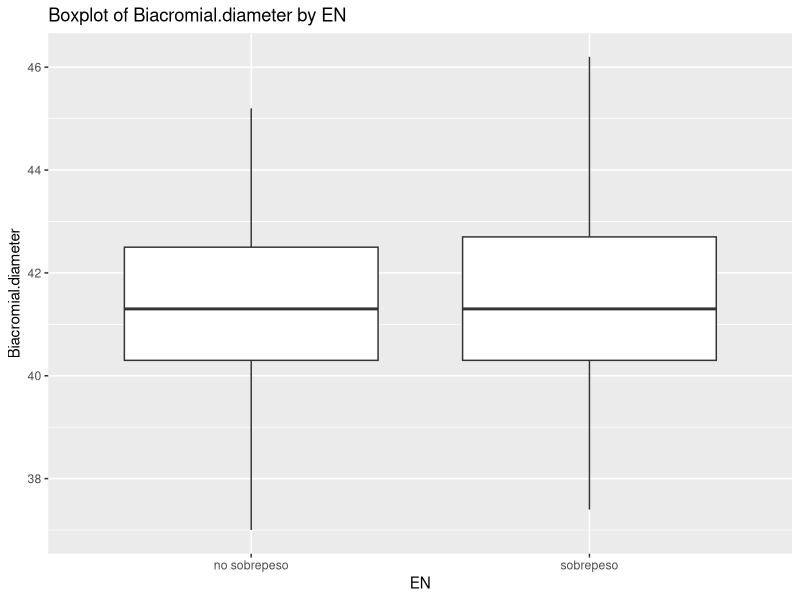
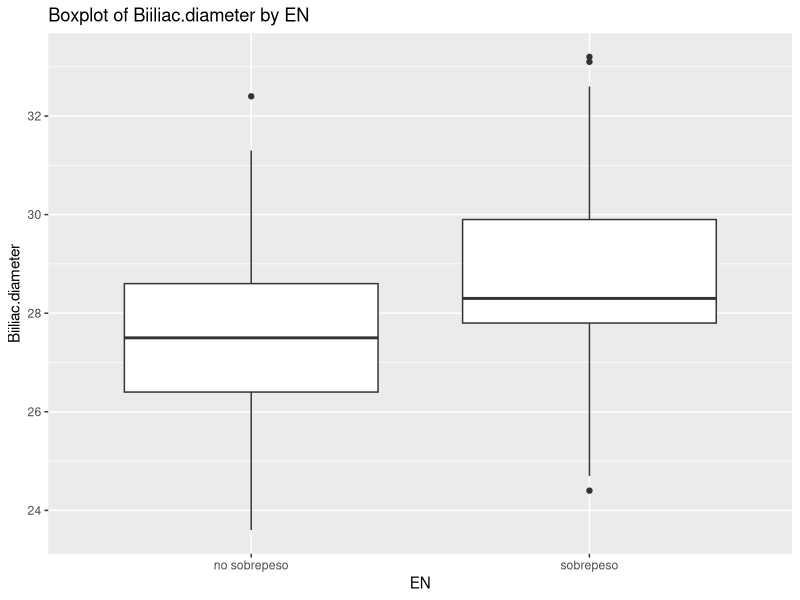
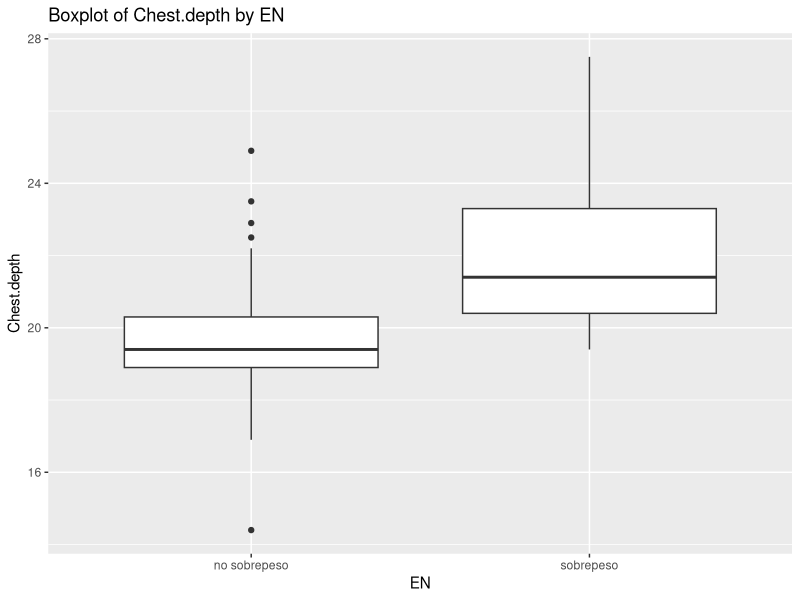
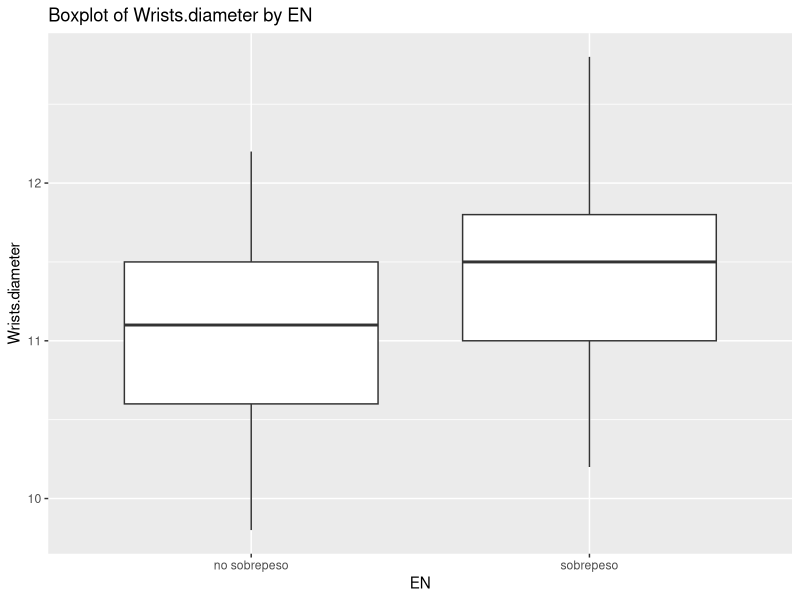
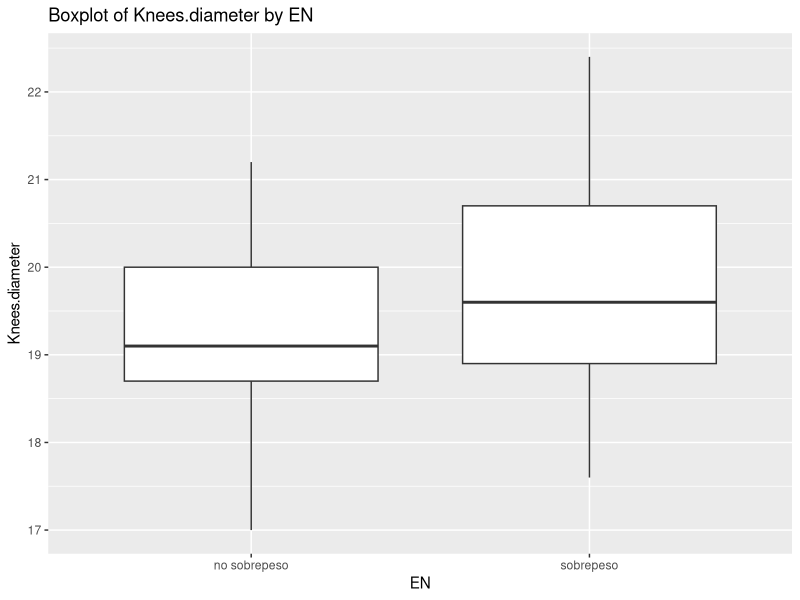
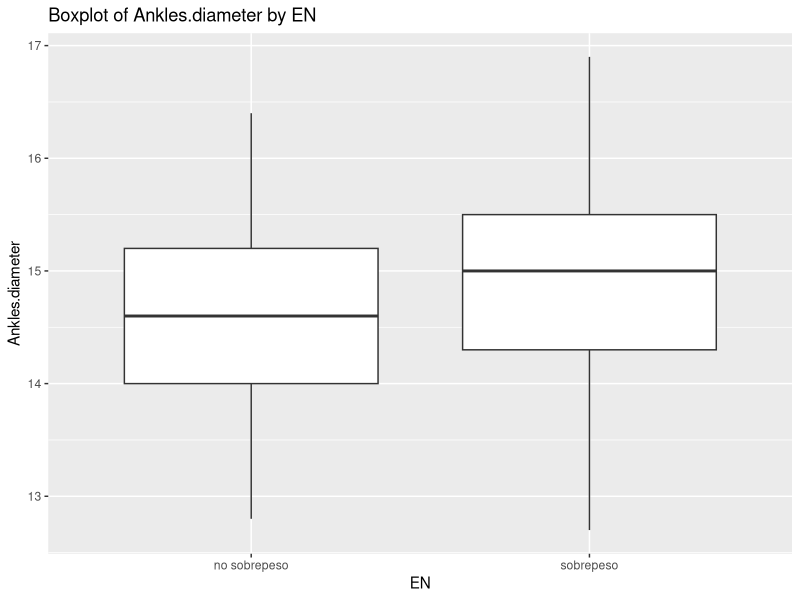
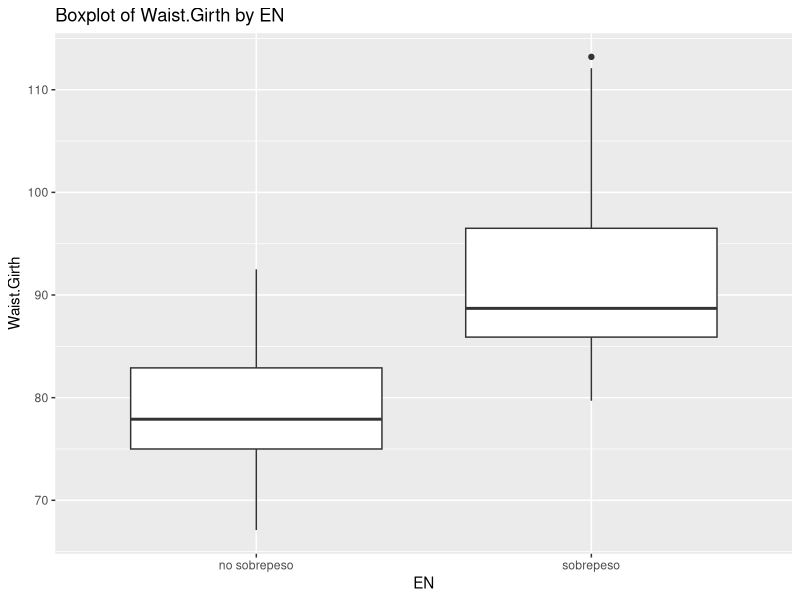
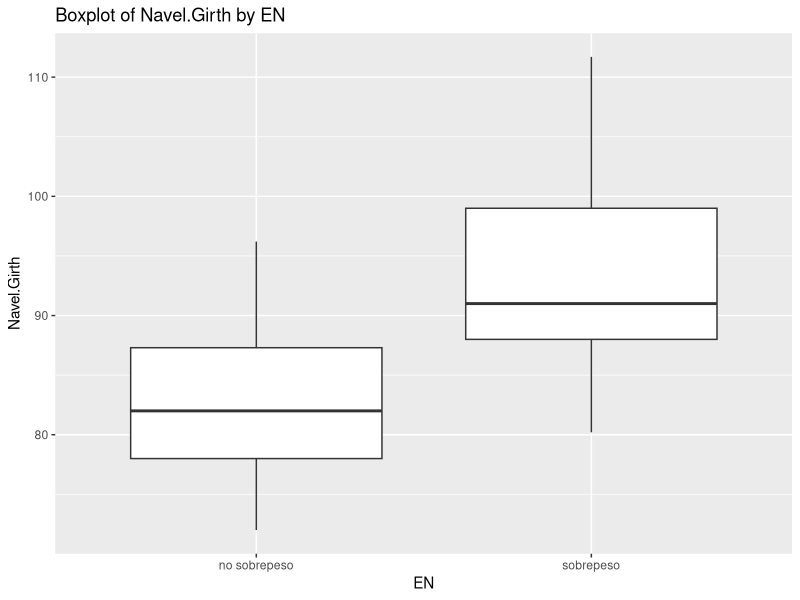

Reproduce these figures in R, in order.
## ---- chunk 1
knitr::opts_chunk$set(echo = TRUE)
## ---- chunk 2
library(dplyr)
library(ggplot2)
library(car)
library(pROC)
## ---- chunk 3
# Preparación de datos
datos <- read.csv2("EP09 Datos.csv")

# Se crea la variable IMC
datos$IMC <- NULL
datos[["IMC"]] <- (datos$Weight / (datos$Height/100)^2)
## ---- chunk 4
# Se crea la variable EN
datos$EN <- NULL
datos[["EN"]] <- factor(ifelse(datos$IMC >= 25, "sobrepeso", "no sobrepeso"))

## ---- chunk 5
# Se define la semilla a utilizar
set.seed(2043)
## ---- chunk 6
# Filtro para muestras
hombres <- filter(datos, Gender == 1)
con <- filter(hombres, EN == "sobrepeso")
sin <- filter(hombres, EN == "no sobrepeso")

# Obtención de muestras
muestraA <- con[sample(nrow(con), 45), ]
muestraB <- sin[sample(nrow(sin), 45), ]
muestra <- rbind(muestraA, muestraB)
## ---- chunk 7
# Se divide la muestra en los conjuntos solicitados
conM <- filter(muestra, EN == "sobrepeso")
sinM <- filter(muestra, EN == "no sobrepeso")

entrenamientoA <- conM[sample(nrow(conM), 30), ]
pruebaA <- conM[!rownames(conM) %in% rownames(entrenamientoA), ]
entrenamientoB <- sinM[sample(nrow(sinM), 30), ]
pruebaB <- sinM[!rownames(sinM) %in% rownames(entrenamientoB), ]

entrenamiento <- rbind(conM[sample(nrow(conM), 30), ], sinM[sample(nrow(sinM), 30), ])
entrenamiento <- entrenamiento[sample(nrow(entrenamiento)), ]

prueba <- rbind(pruebaA, pruebaB)
prueba <- prueba[sample(nrow(prueba)), ]
## ---- chunk 8
# Variables predictoras
predictores <- c(19, 22, 5, 6, 10, 11, 3, 21)
## ---- chunk 9
variables_seleccionadas <- colnames(muestra[-predictores])[1:17]

# Crear un gráfico de cajas para cada variable que no pertenece a los predictores a utilizar
for (var in variables_seleccionadas) {
  p <- ggplot(muestra, aes_string(x = "EN", y = var)) +
    geom_boxplot() +
    labs(title = paste("Boxplot of", var, "by EN"))
  print(p)
}
## ---- chunk 10
# Se generan la muestra a utilizar
entrenamiento2 <- entrenamiento[predictores]
entrenamiento2$EN <- entrenamiento$EN
entrenamiento2$Weight <- entrenamiento$Weight

# Se construye el modelo logístico
modelo <- glm(EN ~ Weight, family = binomial(link = "logit"), data = entrenamiento2)

# Se muestra información del modelo creado
summary(modelo)
## ---- chunk 11
# Se construye el modelo completo
completo <- glm(EN ~ ., family = binomial(link="logit"), data = entrenamiento2)

# Se muestra información del modelo creado
summary(completo)

# Modelo con predictores seleccionados por p-value
# Se ajusta el modelo con eliminación hacia atrás
mejorado <- step(completo, scope = list(lower = modelo), direction = "backward", trace = 0)
summary(mejorado)
## ---- chunk 12
# Condición de no convergencia
# Multicolinealidad
vifs <- vif(mejorado)
vifs
mean(vifs)

# Independencia de los residuos

durbinWatsonTest(mejorado, max.lag = 1)
## ---- chunk 13

# Evaluación en conjunto de entrenamiento
# Preparación de datos
umbral <- 0.5
probs_e <- predict(mejorado, entrenamiento, type = "response")
preds_e <- sapply(probs_e, function(p) ifelse(p >= umbral, "sobrepeso", "no sobrepeso"))
preds_e <- factor(preds_e, levels = levels(datos[["EN"]]))
matriz_confusion <- table(Predicciones = preds_e, Real = entrenamiento$EN)

# Cálculos
sens_e <- matriz_confusion[2, 2] / sum(matriz_confusion[2, ])
espe_e <- matriz_confusion[1, 1] / sum(matriz_confusion[1, ])
ROC_e <- roc(entrenamiento[["EN"]], probs_e)

# Resultados
plot(ROC_e)
sens_e
espe_e
## ---- chunk 14
# Evaluación en el conjunto de pruebas

# Preparación de datos
probs_p <- predict(mejorado, prueba, type = "response")
preds_p <- sapply(probs_p, function(p) ifelse(p >= umbral, "sobrepeso", "no sobrepeso"))
preds_p <- factor(preds_p, levels = levels(datos[["EN"]]))
matriz_confusion <- table(Predicciones = preds_p, Real = prueba$EN)

# Cálculos
sens_p <- matriz_confusion[2, 2] / sum(matriz_confusion[2, ])
espe_p <- matriz_confusion[1, 1] / sum(matriz_confusion[1, ])
ROC_p <- roc(prueba[["EN"]], probs_p)

# Resultados
plot(ROC_p)
sens_p
espe_p
